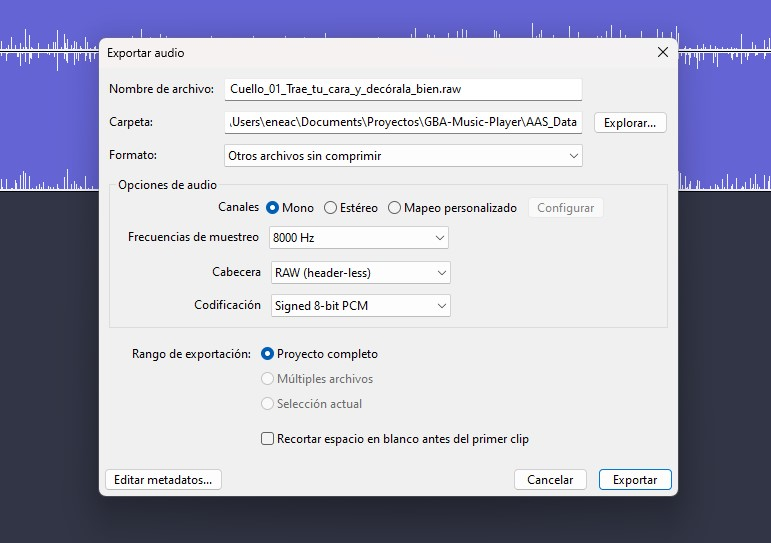
#> input picture Tutorial/AudacityExportFormat.jpg, 771 x 543 px
$ python Image2GBA.py ../Tutorial/AudacityExportFormat.jpg
#> lines starting #> are read from the running program, lines starting #| are printed output that depends on the picture
import sys
from PIL import Image

# Convert RGB to 16-bit color format
def format_rgb(r, g, b):
    return ((r * 31 // 255) & 0x1F) | (((g * 31 // 255) & 0x1F) << 5) | (((b * 31 // 255) & 0x1F) << 10)

SIZE = (240, 160)

if len(sys.argv) < 2:
    print("[ERROR]: Image path needed!")
    sys.exit()

img_path = sys.argv[1]
try:
    img = Image.open(img_path)
#> img is the input picture: PIL image 771x543 RGB; mean R, G, B 174.1, 174.7, 192.8
except FileNotFoundError:
    print(f"[ERROR]: {img_path} file not found!")
    sys.exit()

img = img.resize(SIZE, Image.Resampling.LANCZOS).convert("RGB")
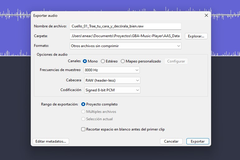
#> img: PIL image 240x160 RGB; mean R, G, B 174, 174.6, 192.7
img.save("preview.jpg")

img_pixels = [format_rgb(r, g, b) for r, g, b in img.getdata()]
#> img_pixels = 38400 items

img_output_path = "source/Background.h"

with open(img_output_path, "w") as file:
    file.write("#ifndef BACKGROUND_H\n")
    file.write("#define BACKGROUND_H\n\n")

    file.write("/* Script Generated Header*/\n")
    file.write("/* Background Image Data */\n\n")


    file.write("const unsigned short Background[38400] = {\n    ")
    line_length = 0
    for i, pixel in enumerate(img_pixels, 1):
        file.write(f"{pixel}, ")
        line_length += len(str(pixel)) + 2

        if line_length > 90:
            file.write("\n    ")
            line_length = 0
#> this loop made 38400 passes
#> after the loop, line_length = 72

    file.write("\n};\n\n")
    file.write("#endif")

print(f"Image data saved to {img_output_path}")
